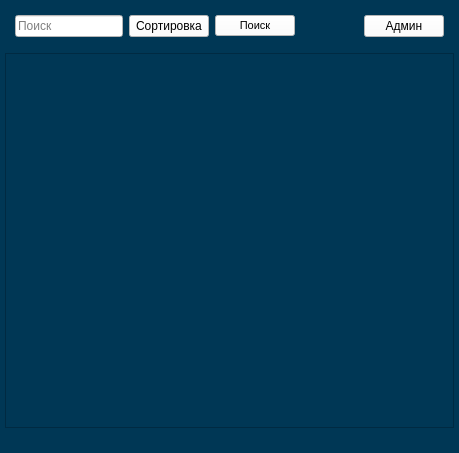
<?xml version="1.0" encoding="UTF-8"?>
<ui version="4.0">
 <class>Form</class>
 <widget class="QWidget" name="Form">
  <property name="geometry">
   <rect>
    <x>0</x>
    <y>0</y>
    <width>459</width>
    <height>453</height>
   </rect>
  </property>
  <property name="windowTitle">
   <string>Form</string>
  </property>
  <property name="styleSheet">
   <string notr="true">background-color: rgb(0, 55, 85);</string>
  </property>
  <layout class="QVBoxLayout" name="verticalLayout">
   <property name="leftMargin">
    <number>5</number>
   </property>
   <property name="topMargin">
    <number>5</number>
   </property>
   <property name="rightMargin">
    <number>5</number>
   </property>
   <property name="bottomMargin">
    <number>5</number>
   </property>
   <item>
    <layout class="QHBoxLayout" name="horizontalLayout">
     <property name="sizeConstraint">
      <enum>QLayout::SetDefaultConstraint</enum>
     </property>
     <property name="leftMargin">
      <number>10</number>
     </property>
     <property name="topMargin">
      <number>10</number>
     </property>
     <property name="rightMargin">
      <number>10</number>
     </property>
     <property name="bottomMargin">
      <number>10</number>
     </property>
     <item>
      <widget class="QLineEdit" name="search">
       <property name="styleSheet">
        <string notr="true">background-color: rgb(255, 255, 255);</string>
       </property>
       <property name="placeholderText">
        <string>Поиск</string>
       </property>
      </widget>
     </item>
     <item>
      <widget class="QPushButton" name="sort_btn">
       <property name="styleSheet">
        <string notr="true">background-color: rgb(255, 255, 255);</string>
       </property>
       <property name="text">
        <string>Сортировка</string>
       </property>
       <property name="icon">
        <iconset>
         <normaloff>content_image/sort_item.bmp</normaloff>content_image/sort_item.bmp</iconset>
       </property>
       <property name="iconSize">
        <size>
         <width>14</width>
         <height>16</height>
        </size>
       </property>
      </widget>
     </item>
     <item>
      <widget class="QPushButton" name="search_btn">
       <property name="sizePolicy">
        <sizepolicy hsizetype="Minimum" vsizetype="Fixed">
         <horstretch>0</horstretch>
         <verstretch>0</verstretch>
        </sizepolicy>
       </property>
       <property name="font">
        <font>
         <pointsize>8</pointsize>
        </font>
       </property>
       <property name="styleSheet">
        <string notr="true">background-color: rgb(255, 255, 255);</string>
       </property>
       <property name="text">
        <string>Поиск</string>
       </property>
      </widget>
     </item>
     <item>
      <spacer name="horizontalSpacer">
       <property name="orientation">
        <enum>Qt::Horizontal</enum>
       </property>
       <property name="sizeHint" stdset="0">
        <size>
         <width>40</width>
         <height>20</height>
        </size>
       </property>
      </spacer>
     </item>
     <item>
      <widget class="QPushButton" name="admin_btn">
       <property name="styleSheet">
        <string notr="true">background-color: rgb(255, 255, 255);</string>
       </property>
       <property name="text">
        <string>Админ</string>
       </property>
      </widget>
     </item>
    </layout>
   </item>
   <item>
    <widget class="QScrollArea" name="scrollArea">
     <property name="sizeAdjustPolicy">
      <enum>QAbstractScrollArea::AdjustIgnored</enum>
     </property>
     <property name="widgetResizable">
      <bool>true</bool>
     </property>
     <widget class="QWidget" name="scrollAreaWidgetContents">
      <property name="geometry">
       <rect>
        <x>0</x>
        <y>0</y>
        <width>445</width>
        <height>368</height>
       </rect>
      </property>
     </widget>
    </widget>
   </item>
   <item>
    <widget class="QLabel" name="statusBar">
     <property name="text">
      <string/>
     </property>
    </widget>
   </item>
  </layout>
 </widget>
 <resources/>
 <connections/>
</ui>
